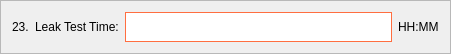
           <widget class="QFrame" name="frame_12">
            <property name="geometry">
             <rect>
              <x>60</x>
              <y>520</y>
              <width>451</width>
              <height>51</height>
             </rect>
            </property>
            <property name="frameShape">
             <enum>QFrame::StyledPanel</enum>
            </property>
            <property name="frameShadow">
             <enum>QFrame::Raised</enum>
            </property>
            <layout class="QHBoxLayout" name="horizontalLayout_12">
             <item>
              <widget class="QLabel" name="label_27">
               <property name="styleSheet">
                <string notr="true">color: black;
font: 12pt &quot;Segoe UI&quot;;</string>
               </property>
               <property name="text">
                <string>23.</string>
               </property>
              </widget>
             </item>
             <item>
              <widget class="QLabel" name="label_28">
               <property name="styleSheet">
                <string notr="true">color: black;
font: 12pt &quot;Segoe UI&quot;;</string>
               </property>
               <property name="text">
                <string>Leak Test Time:</string>
               </property>
              </widget>
             </item>
             <item>
              <widget class="QLineEdit" name="nombre_line_edit_9">
               <property name="minimumSize">
                <size>
                 <width>0</width>
                 <height>30</height>
                </size>
               </property>
               <property name="styleSheet">
                <string notr="true">background-color: white;
border: 1px solid #ff6e40;</string>
               </property>
              </widget>
             </item>
             <item>
              <widget class="QLabel" name="label_29">
               <property name="styleSheet">
                <string notr="true">color: black;
font: 12pt &quot;Segoe UI&quot;;</string>
               </property>
               <property name="text">
                <string>HH:MM</string>
               </property>
              </widget>
             </item>
            </layout>
           </widget>
